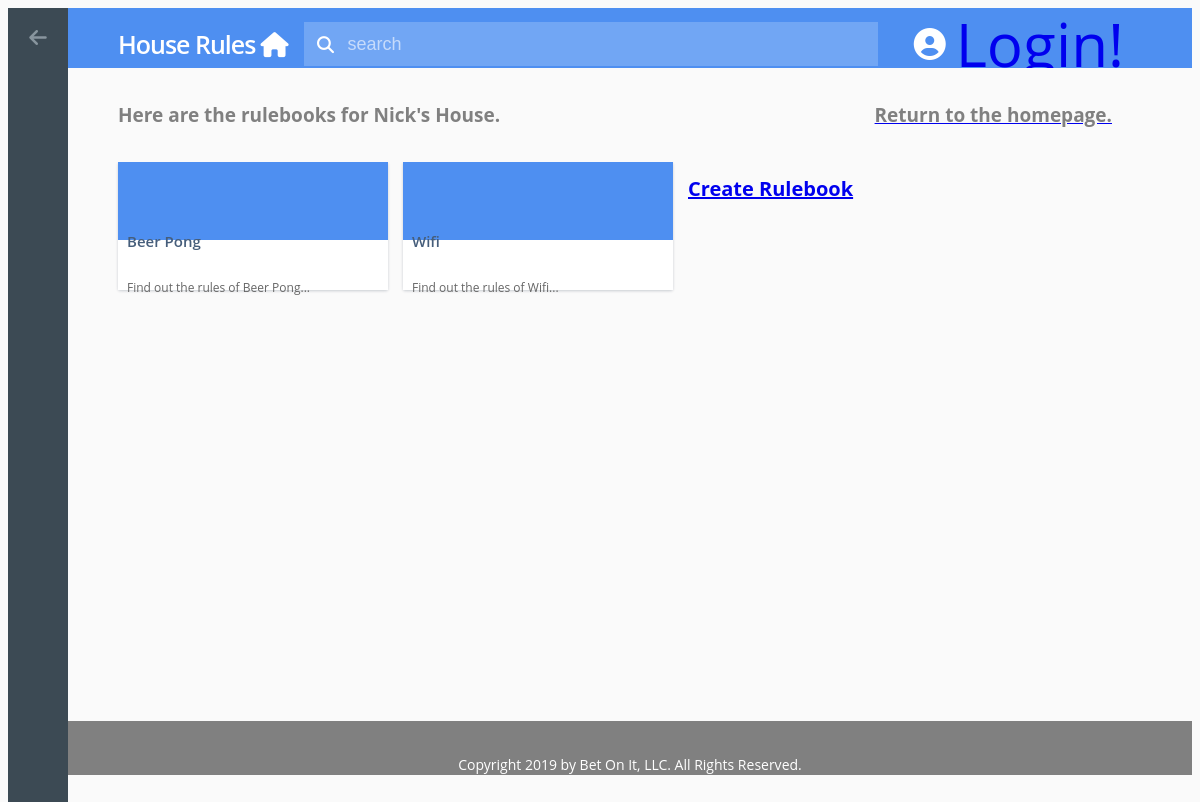
The app's page /house/2/, older data.
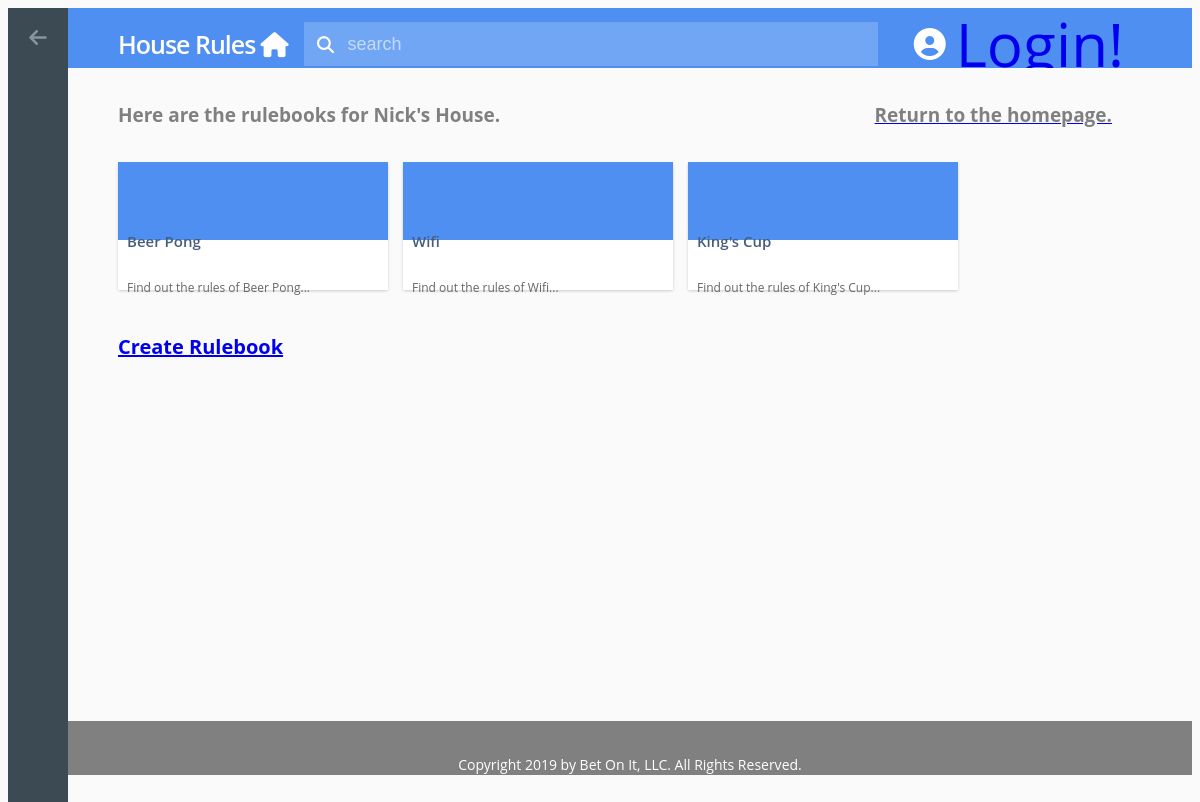
The same page, newer data.
### hr/models.py (models this page shows, shortened)
class Rulebook(models.Model):
	rulebook_name = models.CharField(max_length=50)
	parent_house = models.ForeignKey(House, default = "0000000", on_delete=models.CASCADE)
	icon_link = models.CharField(max_length=20)
	creator = models.ForeignKey(settings.AUTH_USER_MODEL, on_delete=models.CASCADE)

### hr/views.py (the view)
# urls.py: path('house/<int:House_id>/', views.house),
def house(request, House_id):
	template = loader.get_template('hr/houseRules.html')
	house = get_object_or_404(House, pk=House_id)
	rulebook_list = Rulebook.objects.filter(parent_house = House_id)
	context = {
		'House' : house,
		'rulebook_list' : rulebook_list
	}
	return HttpResponse(template.render(context, request))

### hr/models.py (called while the page is built)
	def __str__(self):
		return self.house_name

### hr/templates/hr/houseRules.html (shortened to what this page needs)
{% extends 'hr/base.html' %}
{%block content%}
<body>
	<div class="rules-items-controls">
	{% if rulebook_list %}
		<h2>Here are the rulebooks for {{House}}.</h1>
	{% else %}
	    <h2>No rulebooks are available.</h2>
	{% endif %}
	<a href = "/">
		<h2>Return to the homepage.</h2>
	</a>
	</div>
	<div class="rules-items-container">
		{% for rulebook in rulebook_list %}
		<a href = "/rulebook/{{ rulebook.id }}/" style="text-decoration:none">
			<div class="rules-item password-item" tabindex="0">
				<div class="rules-item-thumbnail">
				</div>
				<div class="rules-item-info">
					<h3 class="rules-item-name">{{ rulebook.rulebook_name }}</h3>
					<h4 class="rules-item-summary">Find out the rules of {{ rulebook.rulebook_name }}...</h4>
				</div>
			</div>
		</a>
		{% endfor %}
		<a href="/rulebook/new">
			<h1>Create Rulebook</h1>
		</a>
	</div>
</body>
{%endblock%}

Row changes from the older to the newer data that the page shows:
added Rulebook: rulebook_name "King's Cup"
